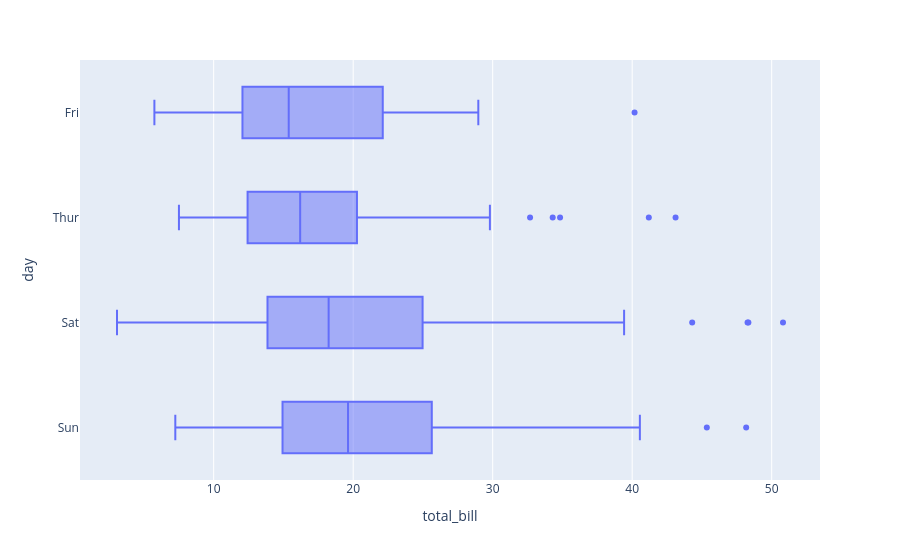

Here is the notebook cell this chart was saved with:
### Code cell
px.box(tips, x='total_bill', y='day')

### Figure 1 — Plotly figure (JSON) as saved in the notebook; plotly's stock layout.template omitted (floating-point values rounded to 4 significant figures; data arrays with more than 128 entries replaced by an {"elided": "..."} marker saying what was removed)
{"data": [{"alignmentgroup": "True", "hovertemplate": "total_bill=%{x}<br>day=%{y}<extra></extra>", "legendgroup": "", "marker": {"color": "#636efa"}, "name": "", "notched": false, "offsetgroup": "", "orientation": "h", "showlegend": false, "type": "box", "x": {"elided": "244 float values"}, "x0": " ", "xaxis": "x", "y": {"elided": "244 str values"}, "y0": " ", "yaxis": "y"}], "layout": {"boxmode": "group", "legend": {"tracegroupgap": 0}, "margin": {"t": 60}, "xaxis": {"anchor": "y", "domain": [0, 1], "title": {"text": "total_bill"}}, "yaxis": {"anchor": "x", "domain": [0, 1], "title": {"text": "day"}}}}
